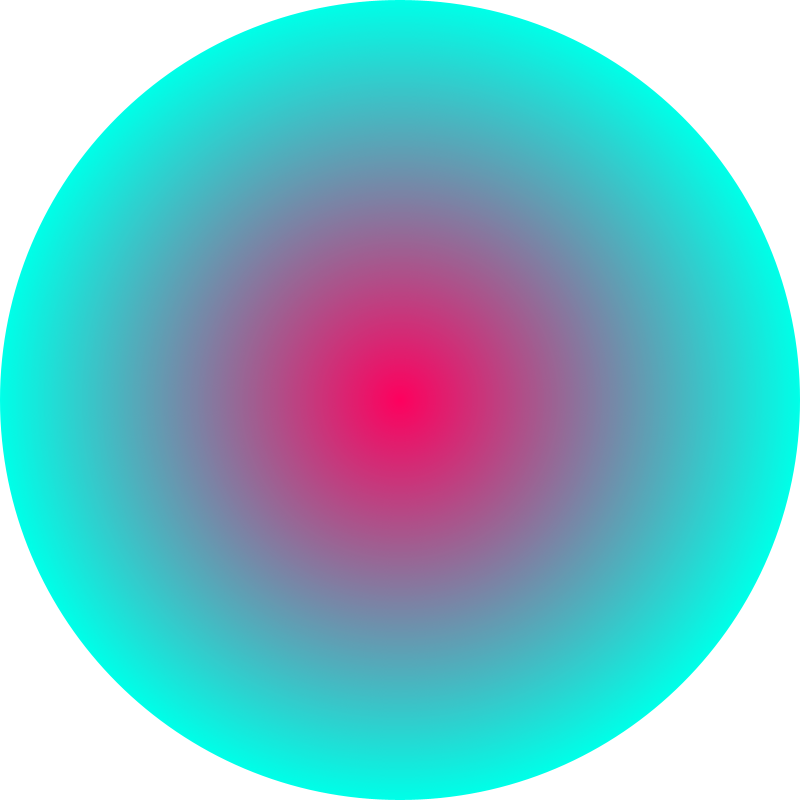
Frame 1 (no input)
Frame 60 (the mouse pressed at the canvas centre just before this capture): identical to frame 1, image omitted
Frame 120 (the mouse held since frame 60 and released just before this capture): identical to frame 1, image omitted

The Processing sketch that drew this single still picture (run headless with seeded random() and noise(); from frame 60 on, the mouse is pressed at the canvas centre):

// Processing sketch: ejemplo_02
// ── ejemplo_02.pde
//hacer un sketch que en cada ciclo de draw dibuje 200 círculos concéntricos 
//(centrados en la pantalla), los circulos deben ir en gradiente de blanco a 
//negro (empezando por el más grande negro, y cuanto más pequeños más blancos).

int diametro;

float rojo;
float verde;
float azul;

void setup(){
  size(800,800);
  diametro = 0;
  noStroke();
  
  rojo = 0;
  verde = 0;
  azul = 0;
}


void draw(){
  
  background(255);
  
  diametro = 800;
  for(int i = 0 ; i < 200 ; i++){
    
    rojo = map(i, 0, 200, 0, 255);
    verde = map(i, 0, 200, 255, 0);
    azul = map(i, 0, 200, 232, 94);
    
    fill(rojo, verde, azul);
    
    ellipse(width/2, height/2, diametro, diametro);
    diametro -= 4;

  }

}
